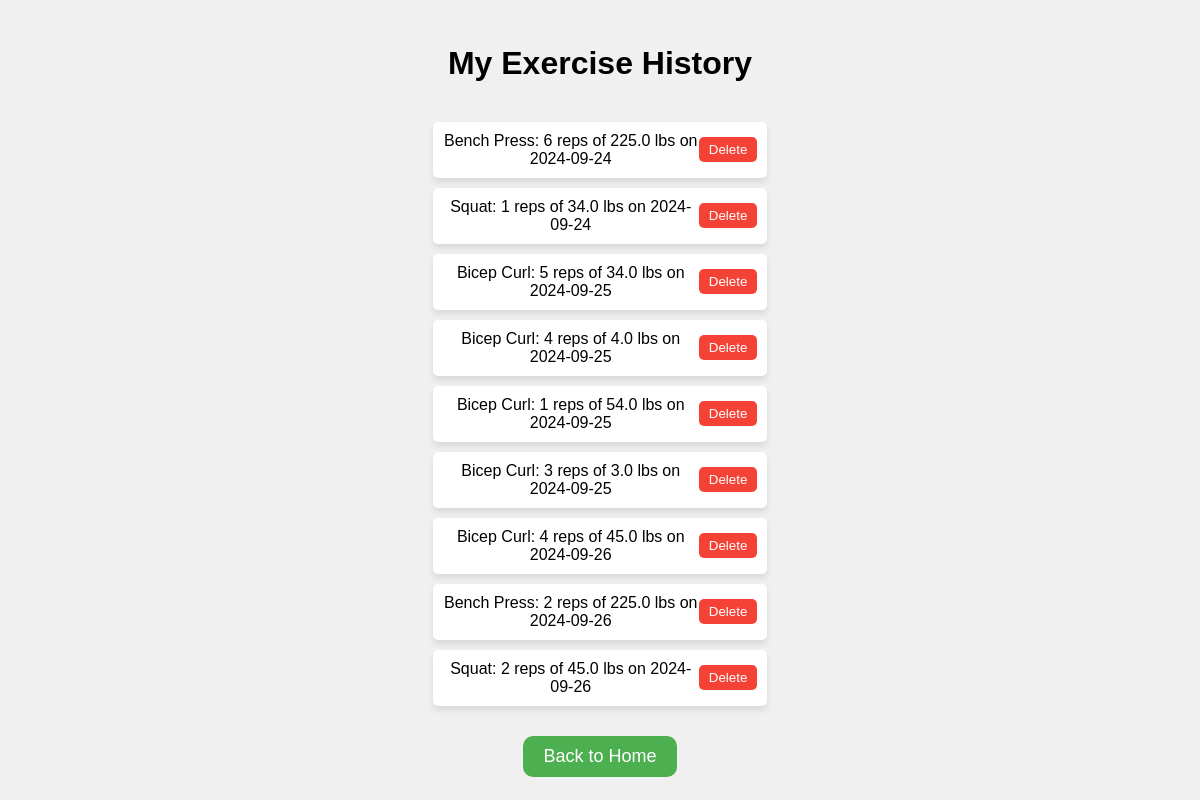
The page /views/my_exercises (signed in) on the database as committed earlier.
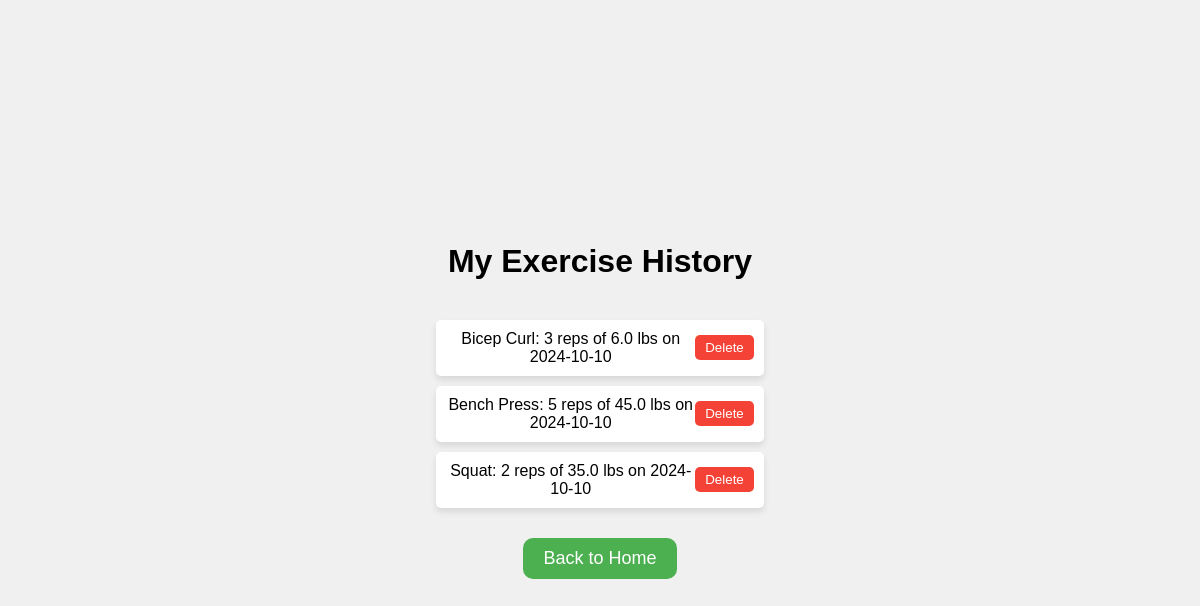
The same page on the database as committed later.
### views.py (models this page shows, shortened)
class ExerciseData(db.Model):
    id = db.Column(db.Integer, primary_key=True)
    exercise = db.Column(db.String(100), nullable=False)
    reps = db.Column(db.Integer, nullable=False)
    weight = db.Column(db.Float, nullable=False)
    user_id = db.Column(db.Integer, db.ForeignKey('user.id'), nullable=False)
    date_performed = db.Column(db.DateTime, default=datetime.utcnow)

### views.py (the view)
@views.route('/my_exercises')
@login_required
def my_exercises():
    user_exercises = ExerciseData.query.filter_by(user_id=current_user.id).all()
    return render_template('my_exercises.html', exercises=user_exercises)

### views.py (called while the page is built)
@login_manager.user_loader
def load_user(user_id):
    return User.query.get(int(user_id))

### templates/my_exercises.html (shortened to what this page needs)
<!DOCTYPE html>
<html lang="en">
<head>
</head>
<body>
    <div class="container">
        <h1>My Exercise History</h1>
        {% for exercise in exercises %}
        <div class="exercise-item">
            <p>{{ exercise.exercise }}: {{ exercise.reps }} reps of {{ exercise.weight }} lbs on {{ exercise.date_performed.strftime('%Y-%m-%d') }}</p>
            <form action="{{ url_for('views.delete_exercise', exercise_id=exercise.id) }}" method="POST" style="margin: 0;">
                <button type="submit" class="delete-button">Delete</button>
            </form>
        </div>
        {% else %}
        <p>No exercise history found.</p>
        {% endfor %}
        <a href="{{ url_for('views.home') }}" class="back-button">Back to Home</a>
    </div>
</body>
</html>

### templates/my_exercises.html (style rules this page uses)
body, html { height: 100%; margin: 0; font-family: Arial, sans-serif; display: flex; justify-content: center; align-items: center; background-color: #f0f0f0; }
.container { width: 80%; max-width: 800px; text-align: center; }
h1 { margin-bottom: 40px; }
.exercise-item { display: flex; justify-content: space-between; align-items: center; background-color: #fff; padding: 10px; border-radius: 5px; margin-bottom: 10px; box-shadow: 0px 4px 6px rgba(0, 0, 0, 0.1); }
.exercise-item p { margin: 0; }
.delete-button { background-color: #f44336; color: white; padding: 5px 10px; border: none; border-radius: 5px; cursor: pointer; }
.back-button { display: inline-block; margin-top: 20px; padding: 10px 20px; font-size: 18px; background-color: #4CAF50; color: white; text-align: center; text-decoration: none; border-radius: 10px; }

Rows that differ between the two databases and show on the page:
removed ExerciseData: exercise "Bicep Curl", reps "5", weight "34.0", date_performed "2024-09-25"
removed ExerciseData: exercise "Bicep Curl", reps "4", weight "4.0", date_performed "2024-09-25"
removed ExerciseData: exercise "Bicep Curl", reps "1", weight "54.0", date_performed "2024-09-25"
removed ExerciseData: exercise "Bicep Curl", reps "3", weight "3.0", date_performed "2024-09-25"
removed ExerciseData: exercise "Bicep Curl", reps "4", weight "45.0", date_performed "2024-09-26"
removed ExerciseData: exercise "Bench Press", reps "2", weight "225.0", date_performed "2024-09-26"
removed ExerciseData: exercise "Squat", reps "2", weight "45.0", date_performed "2024-09-26"
added ExerciseData: exercise "Bicep Curl", reps "3", weight "6.0", date_performed "2024-10-10"
changed ExerciseData "Bench Press": reps "6" → "5"; weight "225.0" → "45.0"; date_performed "2024-09-24" → "2024-10-10"
changed ExerciseData "Squat": reps "1" → "2"; weight "34.0" → "35.0"; date_performed "2024-09-24" → "2024-10-10"
